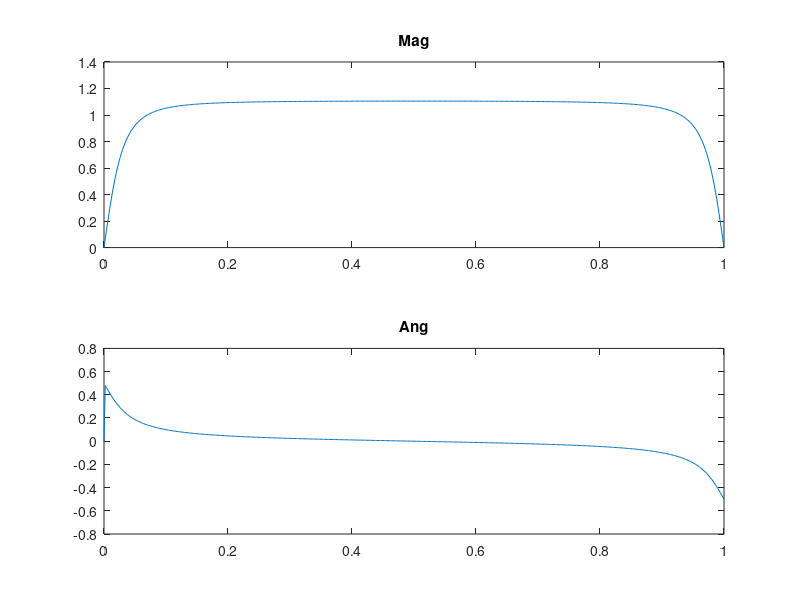

This figure's MATLAB source:
b = [1, 0, -1];
a = [1, 0, -0.81];
[R, p, C] = residuez(b, a);

w = [0:1:500]*pi/500;
H = freqz(b, a, w);
magH = abs(H);
phaH = angle(H);

subplot(2, 1, 1); plot(w/pi, magH); title("Mag");
subplot(2, 1, 2); plot(w/pi, phaH/pi); title("Ang")
